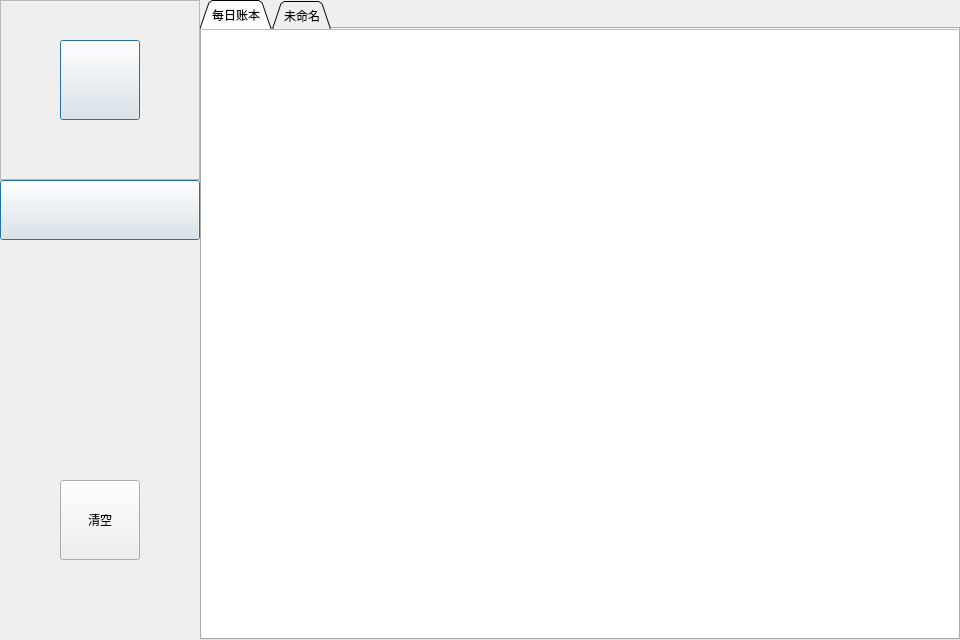
<?xml version="1.0" encoding="UTF-8"?>
<ui version="4.0">
 <class>MainWindow</class>
 <widget class="QMainWindow" name="MainWindow">
  <property name="geometry">
   <rect>
    <x>0</x>
    <y>0</y>
    <width>960</width>
    <height>640</height>
   </rect>
  </property>
  <property name="minimumSize">
   <size>
    <width>960</width>
    <height>640</height>
   </size>
  </property>
  <property name="maximumSize">
   <size>
    <width>960</width>
    <height>640</height>
   </size>
  </property>
  <property name="windowTitle">
   <string>BillBoard</string>
  </property>
  <property name="windowIcon">
   <iconset>
    <normalon>:/img_asset/icon_asset/2x_save-page.png</normalon>
   </iconset>
  </property>
  <widget class="QWidget" name="centralWidget">
   <widget class="QWidget" name="mainContent" native="true">
    <property name="geometry">
     <rect>
      <x>200</x>
      <y>0</y>
      <width>760</width>
      <height>640</height>
     </rect>
    </property>
    <widget class="QStackedWidget" name="stackedWidget">
     <property name="geometry">
      <rect>
       <x>0</x>
       <y>0</y>
       <width>760</width>
       <height>640</height>
      </rect>
     </property>
     <property name="autoFillBackground">
      <bool>false</bool>
     </property>
     <property name="styleSheet">
      <string notr="true">#stackedWidget{
	border-image: url(:/img_asset/icon_asset/background.png);
}
</string>
     </property>
     <property name="currentIndex">
      <number>0</number>
     </property>
     <widget class="QWidget" name="dailyBoardPage">
      <property name="styleSheet">
       <string notr="true">background-image: url(:/img_asset/icon_asset/background.png);</string>
      </property>
      <widget class="QTabWidget" name="tabWidget">
       <property name="geometry">
        <rect>
         <x>0</x>
         <y>0</y>
         <width>760</width>
         <height>640</height>
        </rect>
       </property>
       <property name="font">
        <font>
         <family>微软雅黑</family>
         <pointsize>9</pointsize>
         <weight>50</weight>
         <italic>false</italic>
         <bold>false</bold>
        </font>
       </property>
       <property name="cursor">
        <cursorShape>ArrowCursor</cursorShape>
       </property>
       <property name="tabShape">
        <enum>QTabWidget::Triangular</enum>
       </property>
       <property name="currentIndex">
        <number>0</number>
       </property>
       <widget class="QWidget" name="dailyBoardContent">
        <property name="font">
         <font>
          <family>微软雅黑</family>
         </font>
        </property>
        <property name="styleSheet">
         <string notr="true">background-image: url(:/img_asset/icon_asset/background.png);</string>
        </property>
        <attribute name="title">
         <string>每日账本</string>
        </attribute>
        <widget class="QPushButton" name="addItemButton">
         <property name="geometry">
          <rect>
           <x>640</x>
           <y>500</y>
           <width>80</width>
           <height>80</height>
          </rect>
         </property>
         <property name="cursor">
          <cursorShape>PointingHandCursor</cursorShape>
         </property>
         <property name="text">
          <string/>
         </property>
         <property name="icon">
          <iconset>
           <normalon>:/img_asset/icon_asset/2x_leaf.png</normalon>
          </iconset>
         </property>
         <property name="iconSize">
          <size>
           <width>80</width>
           <height>80</height>
          </size>
         </property>
         <property name="default">
          <bool>false</bool>
         </property>
         <property name="flat">
          <bool>true</bool>
         </property>
        </widget>
        <widget class="QListWidget" name="itemListWidget">
         <property name="geometry">
          <rect>
           <x>-10</x>
           <y>0</y>
           <width>771</width>
           <height>640</height>
          </rect>
         </property>
         <property name="font">
          <font>
           <family>Microsoft YaHei UI</family>
          </font>
         </property>
         <property name="autoFillBackground">
          <bool>false</bool>
         </property>
        </widget>
        <widget class="QPushButton" name="edit_pushButton">
         <property name="geometry">
          <rect>
           <x>390</x>
           <y>500</y>
           <width>80</width>
           <height>80</height>
          </rect>
         </property>
         <property name="text">
          <string>编辑</string>
         </property>
        </widget>
        <widget class="QPushButton" name="delet_pushButton_2">
         <property name="geometry">
          <rect>
           <x>520</x>
           <y>500</y>
           <width>80</width>
           <height>80</height>
          </rect>
         </property>
         <property name="text">
          <string>删除</string>
         </property>
        </widget>
        <zorder>delet_pushButton_2</zorder>
        <zorder>edit_pushButton</zorder>
        <zorder>itemListWidget</zorder>
        <zorder>addItemButton</zorder>
       </widget>
       <widget class="QWidget" name="tab_2">
        <property name="font">
         <font>
          <family>微软雅黑</family>
         </font>
        </property>
        <attribute name="title">
         <string>未命名</string>
        </attribute>
       </widget>
      </widget>
     </widget>
     <widget class="QWidget" name="chartAnalysisPage">
      <property name="styleSheet">
       <string notr="true">background-image: url(:/img_asset/icon_asset/background.png);</string>
      </property>
      <widget class="QComboBox" name="monthSelector">
       <property name="geometry">
        <rect>
         <x>80</x>
         <y>50</y>
         <width>113</width>
         <height>22</height>
        </rect>
       </property>
       <property name="font">
        <font>
         <family>微软雅黑</family>
        </font>
       </property>
       <property name="styleSheet">
        <string notr="true">QComboBox::down-arrow {
image: url(:/img_asset/icon_asset/2x_down-play.png);
  }
QComboBox {
      border: 1px solid gray;
      border-radius: 3px;
      padding: 1px 18px 1px 3px;
      min-width: 6em;
  }</string>
       </property>
       <property name="duplicatesEnabled">
        <bool>false</bool>
       </property>
       <property name="frame">
        <bool>true</bool>
       </property>
       <item>
        <property name="text">
         <string>1月</string>
        </property>
       </item>
       <item>
        <property name="text">
         <string>2月</string>
        </property>
       </item>
       <item>
        <property name="text">
         <string>3月</string>
        </property>
       </item>
       <item>
        <property name="text">
         <string>4月</string>
        </property>
       </item>
       <item>
        <property name="text">
         <string>5月</string>
        </property>
       </item>
       <item>
        <property name="text">
         <string>6月</string>
        </property>
       </item>
       <item>
        <property name="text">
         <string>7月</string>
        </property>
       </item>
       <item>
        <property name="text">
         <string>8月</string>
        </property>
       </item>
       <item>
        <property name="text">
         <string>9月</string>
        </property>
       </item>
       <item>
        <property name="text">
         <string>10月</string>
        </property>
       </item>
       <item>
        <property name="text">
         <string>11月</string>
        </property>
       </item>
       <item>
        <property name="text">
         <string>12月</string>
        </property>
       </item>
      </widget>
      <widget class="QtCharts::QChartView" name="chartViewer">
       <property name="geometry">
        <rect>
         <x>80</x>
         <y>100</y>
         <width>531</width>
         <height>291</height>
        </rect>
       </property>
       <property name="styleSheet">
        <string notr="true"/>
       </property>
      </widget>
      <widget class="QPushButton" name="selectPieChart">
       <property name="geometry">
        <rect>
         <x>520</x>
         <y>40</y>
         <width>41</width>
         <height>41</height>
        </rect>
       </property>
       <property name="cursor">
        <cursorShape>PointingHandCursor</cursorShape>
       </property>
       <property name="styleSheet">
        <string notr="true">QPushButton {
      border: 1px solid #8f8f91;
      border-radius: 6px;
  }</string>
       </property>
       <property name="text">
        <string/>
       </property>
       <property name="icon">
        <iconset>
         <normalon>:/img_asset/icon_asset/2x_round-chart1-4-71.png</normalon>
        </iconset>
       </property>
       <property name="iconSize">
        <size>
         <width>20</width>
         <height>20</height>
        </size>
       </property>
       <property name="flat">
        <bool>false</bool>
       </property>
      </widget>
      <widget class="QPushButton" name="selectLinerChart">
       <property name="geometry">
        <rect>
         <x>560</x>
         <y>40</y>
         <width>41</width>
         <height>41</height>
        </rect>
       </property>
       <property name="cursor">
        <cursorShape>PointingHandCursor</cursorShape>
       </property>
       <property name="styleSheet">
        <string notr="true">QPushButton {
      border: 1px solid #8f8f91;
      border-radius: 6px;
  }</string>
       </property>
       <property name="text">
        <string/>
       </property>
       <property name="icon">
        <iconset>
         <normalon>:/img_asset/icon_asset/2x_graph-x.png</normalon>
        </iconset>
       </property>
       <property name="iconSize">
        <size>
         <width>20</width>
         <height>20</height>
        </size>
       </property>
       <property name="flat">
        <bool>false</bool>
       </property>
      </widget>
      <zorder>chartViewer</zorder>
      <zorder>monthSelector</zorder>
      <zorder>selectPieChart</zorder>
      <zorder>selectLinerChart</zorder>
     </widget>
     <widget class="QWidget" name="bugetSettingPage">
      <property name="styleSheet">
       <string notr="true">background-image: url(:/img_asset/icon_asset/background.png);</string>
      </property>
      <widget class="QWidget" name="widget" native="true">
       <property name="geometry">
        <rect>
         <x>50</x>
         <y>40</y>
         <width>650</width>
         <height>120</height>
        </rect>
       </property>
       <property name="styleSheet">
        <string notr="true">#widget{border-image: url(:/img_asset/icon_asset/background_left.png);}</string>
       </property>
       <widget class="QLabel" name="dayBudgetSetlabel">
        <property name="geometry">
         <rect>
          <x>20</x>
          <y>10</y>
          <width>311</width>
          <height>31</height>
         </rect>
        </property>
        <property name="font">
         <font>
          <family>微软雅黑</family>
          <pointsize>11</pointsize>
         </font>
        </property>
        <property name="text">
         <string>每日预算：</string>
        </property>
       </widget>
       <widget class="QProgressBar" name="dayprogressBar">
        <property name="geometry">
         <rect>
          <x>10</x>
          <y>50</y>
          <width>631</width>
          <height>23</height>
         </rect>
        </property>
        <property name="font">
         <font>
          <family>微软雅黑</family>
         </font>
        </property>
        <property name="mouseTracking">
         <bool>false</bool>
        </property>
        <property name="layoutDirection">
         <enum>Qt::LeftToRight</enum>
        </property>
        <property name="autoFillBackground">
         <bool>false</bool>
        </property>
        <property name="styleSheet">
         <string notr="true">QProgressBar {
    border: 3px solid grey;
    border-radius: 8px;
 	text-align: center;
}

QProgressBar::chunk {
background-color: rgb(85, 170, 255);
}</string>
        </property>
        <property name="value">
         <number>24</number>
        </property>
        <property name="textVisible">
         <bool>true</bool>
        </property>
        <property name="orientation">
         <enum>Qt::Horizontal</enum>
        </property>
        <property name="textDirection">
         <enum>QProgressBar::TopToBottom</enum>
        </property>
        <property name="format">
         <string>%p%</string>
        </property>
       </widget>
       <widget class="QPushButton" name="dayBudgetSetButton">
        <property name="geometry">
         <rect>
          <x>550</x>
          <y>90</y>
          <width>93</width>
          <height>28</height>
         </rect>
        </property>
        <property name="font">
         <font>
          <family>微软雅黑</family>
         </font>
        </property>
        <property name="cursor">
         <cursorShape>PointingHandCursor</cursorShape>
        </property>
        <property name="text">
         <string>设置</string>
        </property>
        <property name="icon">
         <iconset>
          <normalon>:/img_asset/icon_asset/2x_control-4.png</normalon>
         </iconset>
        </property>
        <property name="iconSize">
         <size>
          <width>28</width>
          <height>28</height>
         </size>
        </property>
        <property name="flat">
         <bool>true</bool>
        </property>
       </widget>
      </widget>
      <widget class="QWidget" name="widget_2" native="true">
       <property name="geometry">
        <rect>
         <x>50</x>
         <y>180</y>
         <width>650</width>
         <height>120</height>
        </rect>
       </property>
       <property name="styleSheet">
        <string notr="true">#widget_2 {
border-image: url(:/img_asset/icon_asset/background_left.png)}</string>
       </property>
       <widget class="QLabel" name="monthBudgetSetlabel">
        <property name="geometry">
         <rect>
          <x>20</x>
          <y>10</y>
          <width>311</width>
          <height>31</height>
         </rect>
        </property>
        <property name="font">
         <font>
          <family>微软雅黑</family>
          <pointsize>11</pointsize>
         </font>
        </property>
        <property name="text">
         <string>每月预算：</string>
        </property>
       </widget>
       <widget class="QProgressBar" name="monthprogressBar">
        <property name="geometry">
         <rect>
          <x>17</x>
          <y>50</y>
          <width>631</width>
          <height>23</height>
         </rect>
        </property>
        <property name="font">
         <font>
          <family>微软雅黑</family>
         </font>
        </property>
        <property name="styleSheet">
         <string notr="true">QProgressBar {
    border: 3px solid grey;
    border-radius: 8px;
 	text-align: center;
}

QProgressBar::chunk {
background-color: rgb(85, 170, 255);
}</string>
        </property>
        <property name="value">
         <number>24</number>
        </property>
       </widget>
       <widget class="QPushButton" name="monthBudgetSetButton">
        <property name="geometry">
         <rect>
          <x>550</x>
          <y>90</y>
          <width>93</width>
          <height>28</height>
         </rect>
        </property>
        <property name="font">
         <font>
          <family>微软雅黑</family>
         </font>
        </property>
        <property name="cursor">
         <cursorShape>PointingHandCursor</cursorShape>
        </property>
        <property name="text">
         <string>设置</string>
        </property>
        <property name="icon">
         <iconset>
          <normalon>:/img_asset/icon_asset/2x_control-4.png</normalon>
         </iconset>
        </property>
        <property name="iconSize">
         <size>
          <width>28</width>
          <height>28</height>
         </size>
        </property>
        <property name="flat">
         <bool>true</bool>
        </property>
       </widget>
      </widget>
      <widget class="QWidget" name="widget_3" native="true">
       <property name="geometry">
        <rect>
         <x>50</x>
         <y>320</y>
         <width>650</width>
         <height>120</height>
        </rect>
       </property>
       <property name="styleSheet">
        <string notr="true">border-image: url(:/img_asset/icon_asset/background_left.png);</string>
       </property>
       <widget class="QLabel" name="yearBudgetSetlabel">
        <property name="geometry">
         <rect>
          <x>20</x>
          <y>10</y>
          <width>311</width>
          <height>31</height>
         </rect>
        </property>
        <property name="font">
         <font>
          <family>微软雅黑</family>
          <pointsize>11</pointsize>
         </font>
        </property>
        <property name="text">
         <string>每年预算：</string>
        </property>
       </widget>
       <widget class="QProgressBar" name="yearprogressBar">
        <property name="geometry">
         <rect>
          <x>17</x>
          <y>50</y>
          <width>631</width>
          <height>23</height>
         </rect>
        </property>
        <property name="font">
         <font>
          <family>微软雅黑</family>
         </font>
        </property>
        <property name="styleSheet">
         <string notr="true">QProgressBar {
    border: 3px solid grey;
    border-radius: 8px;
 	text-align: center;
}

QProgressBar::chunk {
background-color: rgb(85, 170, 255);
}</string>
        </property>
        <property name="value">
         <number>24</number>
        </property>
       </widget>
       <widget class="QPushButton" name="yearBudgetSetButton">
        <property name="geometry">
         <rect>
          <x>550</x>
          <y>90</y>
          <width>93</width>
          <height>28</height>
         </rect>
        </property>
        <property name="font">
         <font>
          <family>微软雅黑</family>
         </font>
        </property>
        <property name="cursor">
         <cursorShape>PointingHandCursor</cursorShape>
        </property>
        <property name="text">
         <string>设置</string>
        </property>
        <property name="icon">
         <iconset>
          <normalon>:/img_asset/icon_asset/2x_control-4.png</normalon>
         </iconset>
        </property>
        <property name="iconSize">
         <size>
          <width>28</width>
          <height>28</height>
         </size>
        </property>
        <property name="flat">
         <bool>true</bool>
        </property>
       </widget>
      </widget>
     </widget>
    </widget>
   </widget>
   <widget class="QWidget" name="sideBar" native="true">
    <property name="geometry">
     <rect>
      <x>0</x>
      <y>0</y>
      <width>200</width>
      <height>640</height>
     </rect>
    </property>
    <property name="styleSheet">
     <string notr="true">border-image: url(:/img_asset/icon_asset/TIM截图20190706102442.jpg);</string>
    </property>
    <widget class="QPushButton" name="dailyBoardButton">
     <property name="geometry">
      <rect>
       <x>0</x>
       <y>180</y>
       <width>200</width>
       <height>60</height>
      </rect>
     </property>
     <property name="cursor">
      <cursorShape>PointingHandCursor</cursorShape>
     </property>
     <property name="mouseTracking">
      <bool>true</bool>
     </property>
     <property name="text">
      <string/>
     </property>
     <property name="icon">
      <iconset>
       <normalon>:/img_asset/icon_asset/btn-3_1.png</normalon>
       <activeon>:/img_asset/icon_asset/btn-3_2.png</activeon>
      </iconset>
     </property>
     <property name="iconSize">
      <size>
       <width>200</width>
       <height>45</height>
      </size>
     </property>
     <property name="checkable">
      <bool>true</bool>
     </property>
     <property name="checked">
      <bool>false</bool>
     </property>
     <property name="autoDefault">
      <bool>false</bool>
     </property>
     <property name="default">
      <bool>true</bool>
     </property>
     <property name="flat">
      <bool>false</bool>
     </property>
    </widget>
    <widget class="QPushButton" name="chartAnalysisButton">
     <property name="geometry">
      <rect>
       <x>0</x>
       <y>240</y>
       <width>200</width>
       <height>60</height>
      </rect>
     </property>
     <property name="cursor">
      <cursorShape>PointingHandCursor</cursorShape>
     </property>
     <property name="text">
      <string/>
     </property>
     <property name="icon">
      <iconset>
       <normalon>:/img_asset/icon_asset/btn-2_1.png</normalon>
       <activeon>:/img_asset/icon_asset/btn-2_2.png</activeon>
      </iconset>
     </property>
     <property name="iconSize">
      <size>
       <width>200</width>
       <height>45</height>
      </size>
     </property>
     <property name="checkable">
      <bool>false</bool>
     </property>
     <property name="default">
      <bool>false</bool>
     </property>
     <property name="flat">
      <bool>true</bool>
     </property>
    </widget>
    <widget class="QPushButton" name="bugetSettingButton">
     <property name="geometry">
      <rect>
       <x>0</x>
       <y>300</y>
       <width>200</width>
       <height>60</height>
      </rect>
     </property>
     <property name="cursor">
      <cursorShape>PointingHandCursor</cursorShape>
     </property>
     <property name="mouseTracking">
      <bool>true</bool>
     </property>
     <property name="text">
      <string/>
     </property>
     <property name="icon">
      <iconset>
       <normalon>:/img_asset/icon_asset/btn-1_1.png</normalon>
       <activeon>:/img_asset/icon_asset/btn-1_2.png</activeon>
      </iconset>
     </property>
     <property name="iconSize">
      <size>
       <width>200</width>
       <height>45</height>
      </size>
     </property>
     <property name="default">
      <bool>false</bool>
     </property>
     <property name="flat">
      <bool>true</bool>
     </property>
    </widget>
    <widget class="QFrame" name="userAvatar">
     <property name="geometry">
      <rect>
       <x>0</x>
       <y>0</y>
       <width>200</width>
       <height>180</height>
      </rect>
     </property>
     <property name="frameShape">
      <enum>QFrame::StyledPanel</enum>
     </property>
     <property name="frameShadow">
      <enum>QFrame::Raised</enum>
     </property>
     <widget class="QPushButton" name="userAvatarPic">
      <property name="geometry">
       <rect>
        <x>60</x>
        <y>40</y>
        <width>80</width>
        <height>80</height>
       </rect>
      </property>
      <property name="cursor">
       <cursorShape>PointingHandCursor</cursorShape>
      </property>
      <property name="text">
       <string/>
      </property>
      <property name="icon">
       <iconset>
        <normalon>:/img_asset/icon_asset/2x_user-round.png</normalon>
        <activeon>:/img_asset/icon_asset/2x_user-round.png</activeon>
       </iconset>
      </property>
      <property name="iconSize">
       <size>
        <width>75</width>
        <height>70</height>
       </size>
      </property>
      <property name="autoDefault">
       <bool>false</bool>
      </property>
      <property name="default">
       <bool>true</bool>
      </property>
      <property name="flat">
       <bool>false</bool>
      </property>
     </widget>
    </widget>
    <widget class="QPushButton" name="clearButton">
     <property name="geometry">
      <rect>
       <x>60</x>
       <y>480</y>
       <width>80</width>
       <height>80</height>
      </rect>
     </property>
     <property name="text">
      <string>清空</string>
     </property>
    </widget>
    <widget class="QLabel" name="label">
     <property name="geometry">
      <rect>
       <x>0</x>
       <y>170</y>
       <width>200</width>
       <height>0</height>
      </rect>
     </property>
     <property name="text">
      <string>TextLabel</string>
     </property>
    </widget>
    <zorder>label</zorder>
    <zorder>dailyBoardButton</zorder>
    <zorder>chartAnalysisButton</zorder>
    <zorder>bugetSettingButton</zorder>
    <zorder>userAvatar</zorder>
    <zorder>clearButton</zorder>
   </widget>
   <zorder>sideBar</zorder>
   <zorder>mainContent</zorder>
  </widget>
 </widget>
 <layoutdefault spacing="6" margin="11"/>
 <customwidgets>
  <customwidget>
   <class>QtCharts::QChartView</class>
   <extends>QGraphicsView</extends>
   <header location="global">qchartview.h</header>
  </customwidget>
 </customwidgets>
 <resources/>
 <connections/>
</ui>
